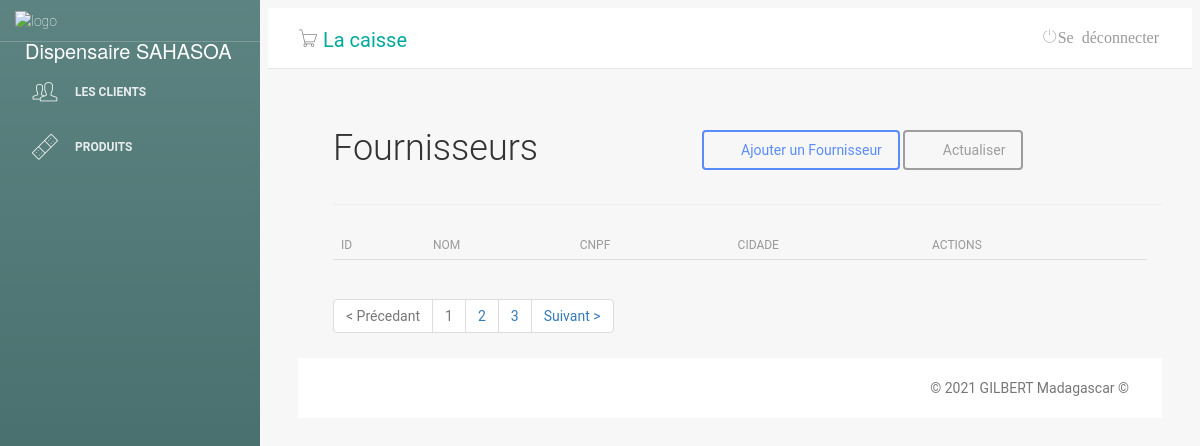
The page /main.php?pg=fornecedores on the database as committed earlier.
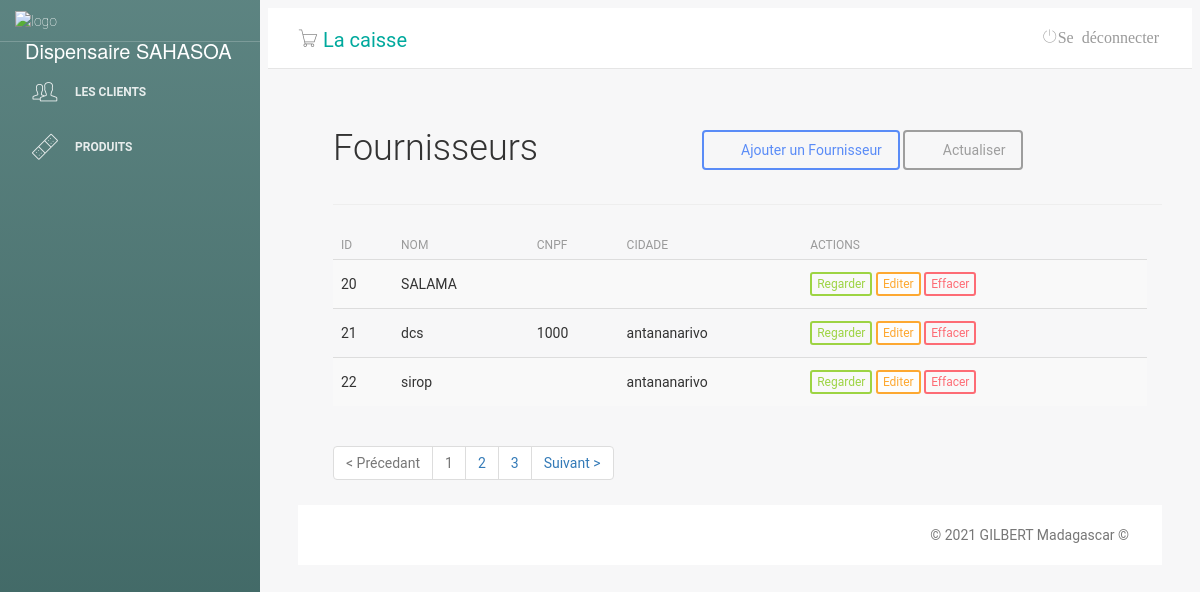
The same page on the database as committed later.
### tables this page shows
CREATE TABLE "tb_fornecedores" (
	"id"	INTEGER,
	"nome"	varchar(55),
	"cnpj"	int(20),
	"inscricao"	int(20),
	"endereco"	varchar(55),
	"numero"	int(5),
	"bairro"	varchar(55),
	"cidade"	varchar(55),
	"cep"	TEXT,
	"uf"	varchar(2),
	"telefone"	int(11),
	"email"	varchar(55),
	PRIMARY KEY("id" AUTOINCREMENT)
);

### fornecedores.php (the view, shortened to what this page needs)
<?php
include ('classes/Mysql.php');
?>
<?php
$sql=$db->prepare("SELECT * FROM `tb_fornecedores`");
$sql->execute();
$fornecedores= $sql->fetchAll();
 ?>
<div class="lista-cliente">
    <div id="top" class="row">
        <div class="col-sm-2">
            <h2>Fournisseurs</h2>
        </div>
        <div class="col-sm-5">
        </div>
        <div class="col-sm-5 btn-lista">
            <a class="btn btn-primary" href="?pg=adicionar-fornecedor"><i class="fa fa-plus"></i> Ajouter un Fournisseur</a>
            <a class="btn btn-default" href="?pg=fornecedores"><i class="fa fa-refresh"></i> Actualiser</a>
        </div>
    </div>
 <hr />
    <div id="list" class="row">
        <div class="table-responsive col-md-12">
            <table class="table table-striped" cellspacing="0" cellpadding="0">
                <thead>
                <tr>
                    <th>ID</th>
                    <th>Nom</th>
                    <th>Cnpf</th>
                    <th>cidade</th>
                    <th class="actions">actions</th>
                </tr>
                </thead>
                <tbody>
                <tr>
					<?php foreach ($fornecedores as $value) : ?>
                    <td><?php echo $value['id']?></td>
                    <td><?php echo $value['nome']?></td>
                    <td><?php echo $value['cnpj']?></td>
                    <td><?php echo $value['cidade']?></td>
                    <td class="actions">
                        <a class="btn btn-success btn-xs" href="?pg=visualizar-fornecedor&id=<?php echo $value['id']; ?>">Regarder</a>
                        <a class="btn btn-warning btn-xs" href="?pg=editar-fornecedor&id=<?php echo $value['id']; ?> " style="background-color: white;" >Editer</a>
                        <a class="btn btn-danger btn-xs" onclick="return window.confirm('Voulez-vous vraiment supprimer ce fournisseur ?');" href="?pg=fornecedores&deletar=<?php echo $value['id']; ?>">Effacer</a>
                    </td>
                </tr>
                <?php endforeach; ?>
                </tbody>
            </table>
    <div id="bottom" class="row">
        <div class="col-md-12">
            <ul class="pagination">
                <li class="disabled"><a>&lt; Précedant</a></li>
                <li class="disabled"><a>1</a></li>
                <li><a href="#">2</a></li>
                <li><a href="#">3</a></li>
                <li class="next"><a href="#" rel="next">Suivant &gt;</a></li>
            </ul>
        </div>
    </div>
</div>

Rows that differ between the two databases and show on the page:
added tb_fornecedores: id "20", nome "SALAMA"
added tb_fornecedores: id "21", nome "dcs", cnpj "1000", cidade "antananarivo"
added tb_fornecedores: id "22", nome "sirop", cidade "antananarivo"
